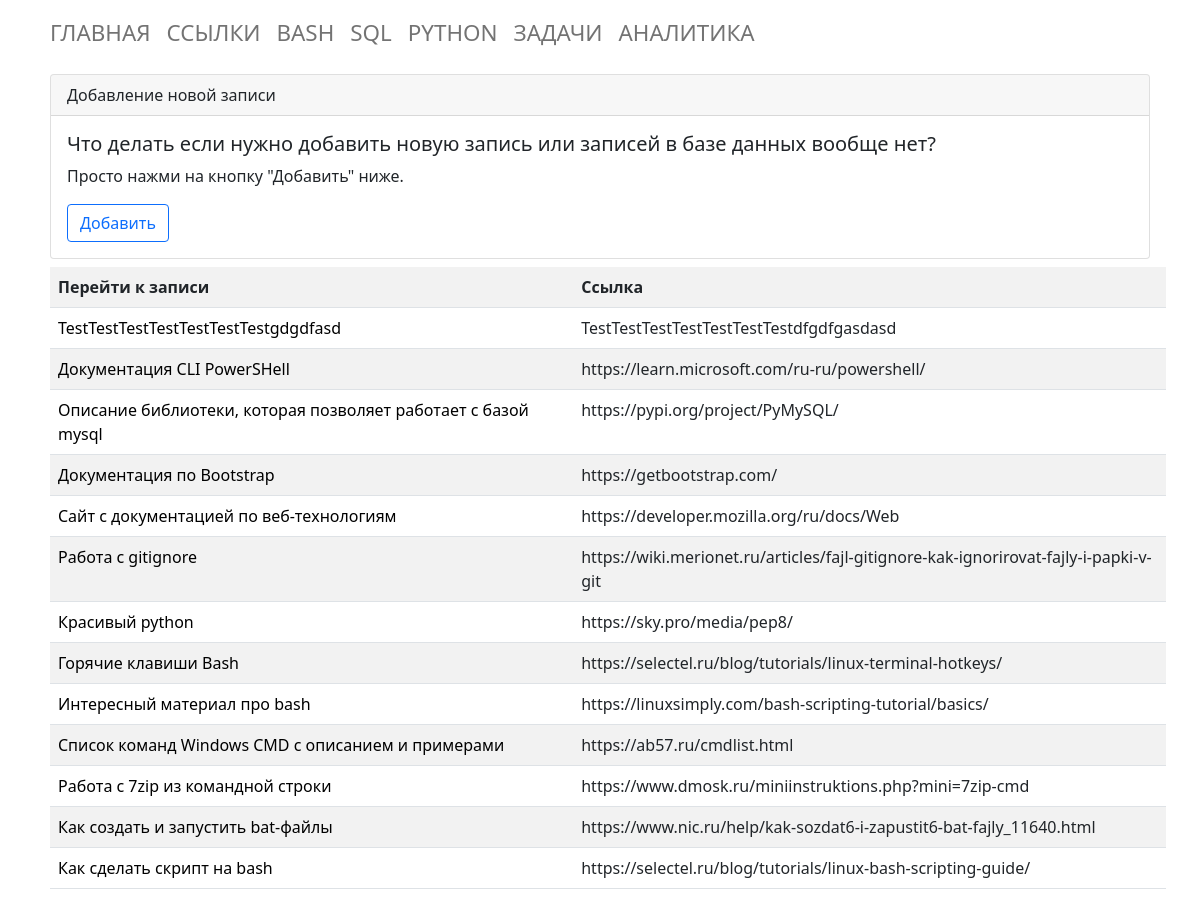
The app's page /links, older data.
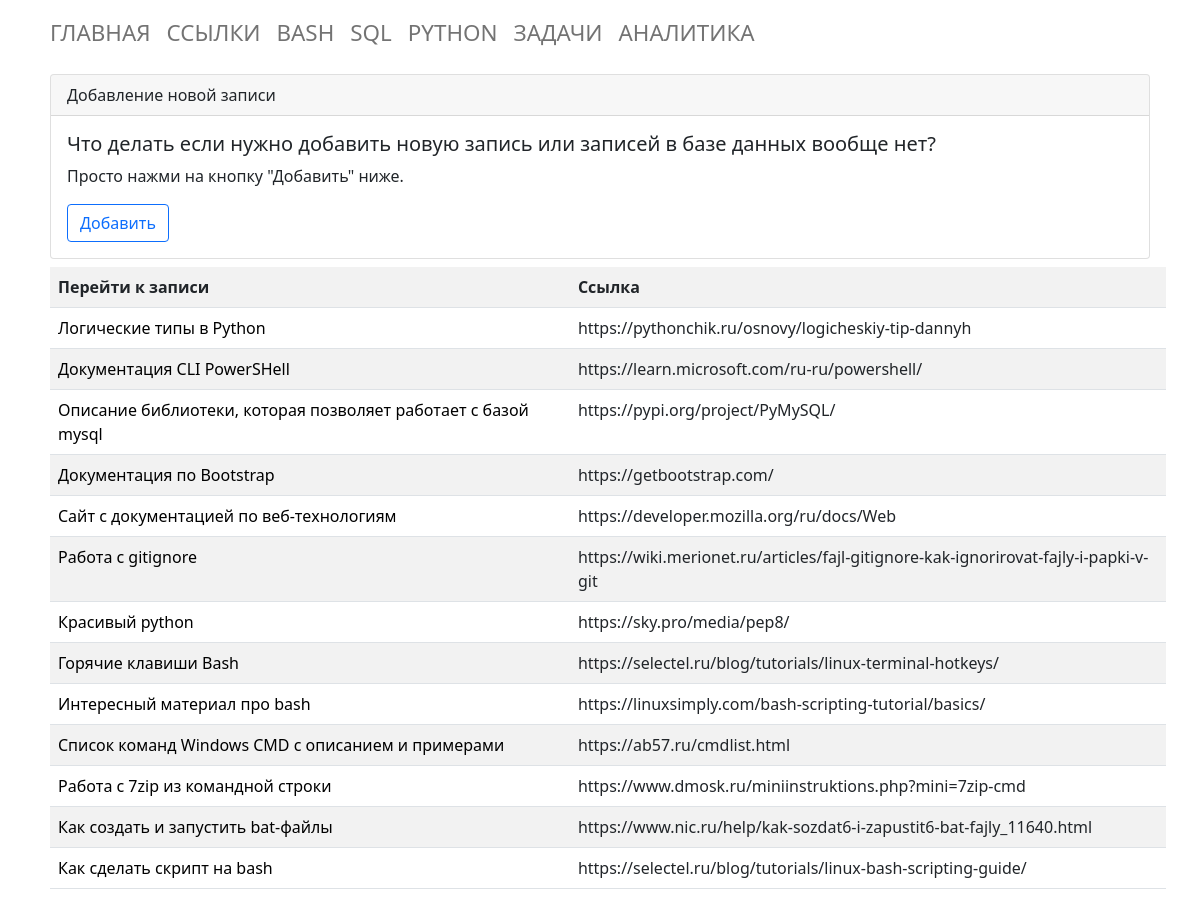
The same page, newer data.
### tables this page shows
CREATE TABLE "links"
(
    links_id      INTEGER
        primary key autoincrement,
    links_name    TEXT not null,
    links_command TEXT not null
, links_description TEXT);

### app.py (the view)
@app.route("/links")
def links_list_commands():
    conn = connect.get_db_connection()
    links_list = conn.execute("SELECT * FROM links ORDER BY links_id DESC").fetchall()
    conn.close()
    return render_template("links/links_list_commands.html",
                           links_list=links_list,
                           )

### modules/connect.py (called while the page is built)
def get_db_connection():
    db_path = os.path.join(BASE_DIR, '../database.db')
    conn = sqlite3.connect(db_path)
    conn.row_factory = sqlite3.Row
    return conn

### templates/links/links_list_commands.html (shortened to what this page needs)
{% extends "base.html" %}
{% block content %}
   <div class="card m-2">
      <div class="card-header">
         Добавление новой записи
      </div>
      <div class="card-body">
         <h5 class="card-title">Что делать если нужно добавить новую запись или записей в базе данных вообще нет?</h5>
         <p class="card-text">Просто нажми на кнопку "Добавить" ниже.</p>
         <a class="btn btn-outline-primary" href="{{ url_for('add_links_command') }}">Добавить</a>
      </div>
   </div>
   <table class="table table-striped  m-2">
      <tr>
         <th>Перейти к записи</th>
         <th>Ссылка</th>
      </tr>
      {% for links_list in links_list %}
      <tr>
         <td><a href="{{ url_for('get_post_links_command', links_id=links_list['links_id']) }}">{{
               links_list['links_name'] }}</a></td>
         <td>{{ links_list['links_command'] }}</td>
      </tr>
      {% endfor %}
   </table>
{% endblock %}

Row changes from the older to the newer data that the page shows:
removed links: links_name "TestTestTestTestTestTestTestgdgdfasd", links_command "TestTestTestTestTestTestTestdfgdfgasdasd"
added links: links_name "Логические типы в Python", links_command "https://pythonchik.ru/osnovy/logicheskiy-tip-dannyh"
